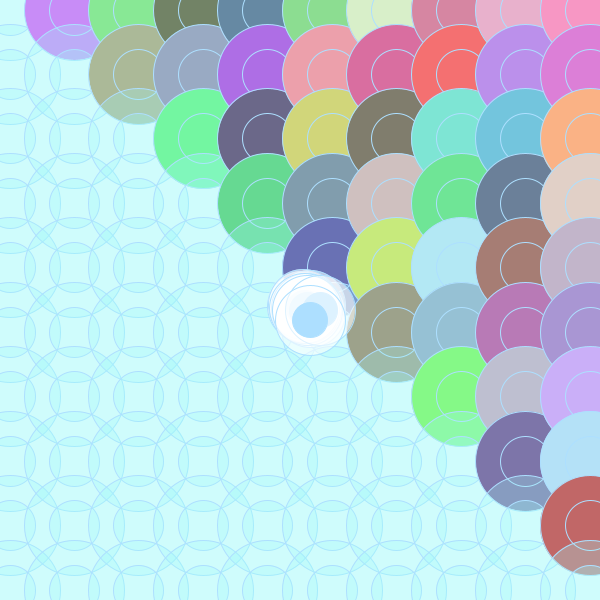
Frame 1 (no input)
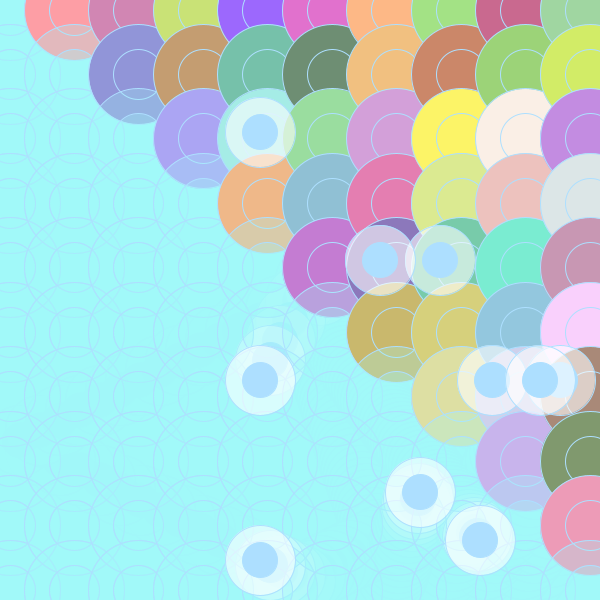
Frame 60 (the mouse pressed at the canvas centre just before this capture)
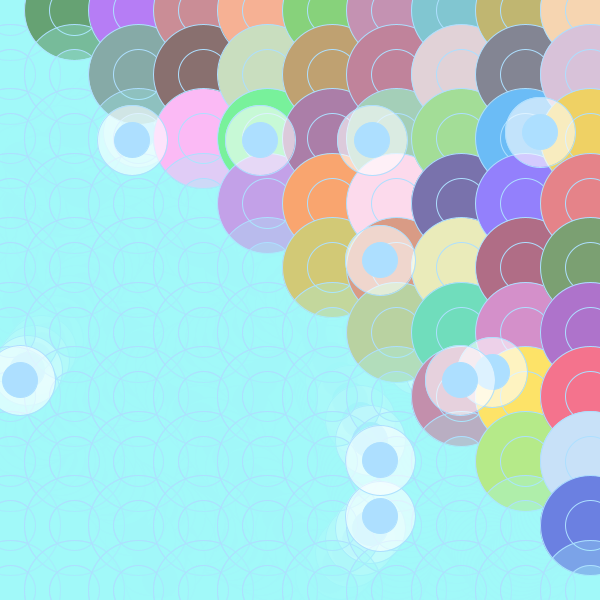
Frame 120 (the mouse held since frame 60 and released just before this capture)

The Processing sketch that drew these frames (run headless with seeded random() and noise(); from frame 60 on, the mouse is pressed at the canvas centre):

// Processing sketch: processing_97708
// ── processing_97708.pde

/*Maite Iriondo Lozano
  Práctica 4-Informática-Grupo2
*/


  //Definir variables
  float x,y;
  int NumBolas=10;
  int posX, posY, velX, velY;
  int posX1, posY1, velX1, velY1;
  int posX2, posY2, velX2, velY2;
  int posX3, posY3, velX3, velY3;
  int posX4, posY4, velX4, velY4;
  int posX5, posY5, velX5, velY5;
  int posX6, posY6, velX6, velY6;
  int posX7, posY7, velX7, velY7;
  int posX8, posY8, velX8, velY8;
  int posX9, posY9, velX9, velY9;

  void setup()
  {
  size(600,600);
  smooth();
  background(255);
  
  //Definir posición y velocidad de cada una de las pompas
  //Posición inicial: el mismo punto de la pantalla para todas
  posX = width/2;
  posY = height/2;
  velX = 5;
  velY = 8 ;
  
  posX1 = width/2;
  posY1 = height/2;
  velX1 = 10;
  velY1= 5;
  
  posX2 = width/2;
  posY2 = height/2;
  velX2 = 10;
  velY2 = 12;
  
  posX3 = width/2;
  posY3 = height/2;
  velX3 = 2;
  velY3 = 6;
  
  posX4 = width/2;
  posY4 = height/2;
  velX4 = 3;
  velY4 = 4;
  
  posX5 = width/2;
  posY5 = height/2;
  velX5 = 6;
  velY5 = 8;
  
  posX6 = width/2;
  posY6 = height/2;
  velX6 = 4;
  velY6 = 8;
  
  posX7 = width/2;
  posY7 = height/2;
  velX7 = 7;
  velY7 = 10;
  
  posX8 = width/2;
  posY8 = height/2;
  velX8 = 20;
  velY8 = 10;
  
  posX9 = width/2;
  posY9 = height/2;
  velX9 = 10;
  velY9 = 20;
  
  }
  
  void draw()
  {
  //(Fondo de repetición)
  //Determinamos un patrón de repetición en el eje X y Y
  {
  for(int i=0; i<NumBolas; i=i+1)
 
    {
  for (int j=0; j<NumBolas; j=j+1)
      {
        x=map(i,0,NumBolas-1,10,width-10);
        y=map(j,0,NumBolas-1,10,height-10);
        
        
        //Si j es mas grande o igual que i, se cumplen unas características 
        if(j>=i)
        {
          fill(160,247,247,75);
          stroke(173,223,255);
        }
        //...y sino se cumplen estas otras
        else
        { 
        fill(random(100,255), random(100,255),random (100,255));}
        ellipse(x,y,100,100);
        ellipse(x,y,50,50);
        }
        
        }
        
        //Se repite esta misma operación para las 9 pompas
        
        //Actualización de las posiciones
        posX = posX+velX;
        posY = posY+velY;
     
        //Figura:Pompas
        fill(255,150);
        ellipse(posX,posY,70,70);
        fill(173,223,255);
        ellipse(posX,posY,35,35);
        
      
        //Condicional para que la figura rebote en las paredes,dentro de unos límites en X
        if((posX-25<0)||(posX+25>width)){
        velX = -velX;
 
}
   
        //Condicional para que la figura rebote en las paredes,dentro de unos límites en Y
        if((posY-25<0)||(posY+25>height)){
        velY = -velY;
  }

        posX1 = posX1+velX1;
        posY1 = posY1+velY1;
        
        fill(255,150);
        ellipse(posX1,posY1,70,70);
        fill(173,223,255);
        ellipse(posX1,posY1,35,35);
        
        
        
        if((posX1-25<0)||(posX1+25>width)){
        velX1 = -velX1;
 
}
   

        if((posY1-25<0)||(posY1+25>height)){
        velY1 = -velY1;
  }
         
        posX2 = posX2+velX2;
        posY2 = posY2+velY2;
     
        fill(255,150);
        ellipse(posX2,posY2,70,70);
        fill(173,223,255);
        ellipse(posX2,posY2,35,35);
        
        
        
        if((posX2-25<0)||(posX2+25>width)){
        velX2 = -velX2;
 
}
   

        if((posY2-25<0)||(posY2+25>height)){
        velY2 = -velY2;
  }
        
        posX3 = posX3+velX3;
        posY3 = posY3+velY3;
        
        fill(255,150);
        ellipse(posX3,posY3,70,70);
        fill(173,223,255);
        ellipse(posX3,posY3,35,35);
        
        
        
        if((posX3-25<0)||(posX3+25>width)){
        velX3 = -velX3;
 
}
   

        if((posY3-25<0)||(posY3+25>height)){
        velY3 = -velY3;
  
   }
           
        posX4= posX4+velX4;
        posY4 = posY4+velY4;
        
        fill(255,150);
        ellipse(posX4,posY4,70,70);
        fill(173,223,255);
        ellipse(posX4,posY4,35,35);
        
        
        
        if((posX4-25<0)||(posX4+25>width)){
        velX4 = -velX4;
 
}
   

        if((posY4-25<0)||(posY4+25>height)){
        velY4 = -velY4;
  
   }
              
        posX5= posX5+velX5;
        posY5 = posY5+velY5;
        
        fill(255,150);
        ellipse(posX5,posY5,70,70);
        fill(173,223,255);
        ellipse(posX5,posY5,35,35);
        
        
        
        if((posX5-25<0)||(posX5+25>width)){
        velX5 = -velX5;
 
}
   

        if((posY5-25<0)||(posY5+25>height)){
        velY5= -velY5;
  
   }
              
        posX6= posX6+velX6;
        posY6 = posY6+velY6;
        
        fill(255,150);
        ellipse(posX6,posY6,70,70);
        fill(173,223,255);
        ellipse(posX6,posY6,35,35);
        
        
        
        if((posX6-25<0)||(posX6+25>width)){
        velX6 = -velX6;
 
}
   

        if((posY6-25<0)||(posY6+25>height)){
        velY6= -velY6;
  
   }
        
        posX7= posX7+velX7;
        posY7 = posY7+velY7;
        
        fill(255,150);
        ellipse(posX7,posY7,70,70);
        fill(173,223,255);
        ellipse(posX7,posY7,35,35);
        
        
        
        if((posX7-25<0)||(posX7+25>width)){
        velX7 = -velX7;
 
}
   

        if((posY7-25<0)||(posY7+25>height)){
        velY7= -velY7;
  
   }
       
        posX8= posX8+velX8;
        posY8 = posY8+velY8;
        
        fill(255,150);
        ellipse(posX8,posY8,70,70);
        fill(173,223,255);
        ellipse(posX8,posY8,35,35);
        
        
        
        if((posX8-25<0)||(posX8+25>width)){
        velX8= -velX8;
 
}
   

        if((posY8-25<0)||(posY8+25>height)){
        velY8= -velY8;
  
   }
                      
        posX9= posX9+velX9;
        posY9 = posY9+velY9;
        
        fill(255,150);
        ellipse(posX9,posY9,70,70);
        fill(173,223,255);
        ellipse(posX9,posY9,35,35);
        
        
        
        if((posX9-25<0)||(posX9+25>width)){
        velX9= -velX9;
 
}
   

        if((posY9-25<0)||(posY9+25>height)){
        velY9= -velY9;
  
   }
  }
  }
       
